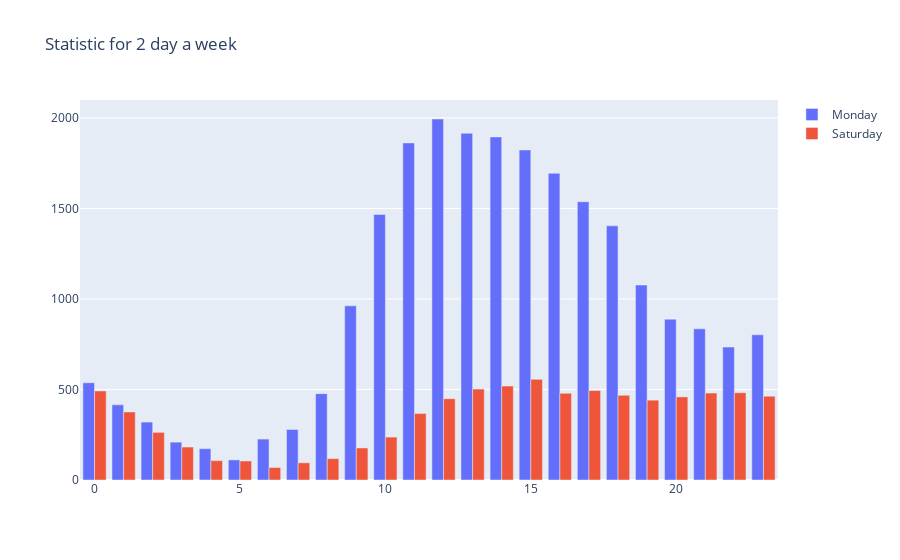

Notebook code for this chart:
### Markdown cell above
## 5\. Сравните субботы и понедельники

Правда ли, что по субботам авторы пишут в основном днём, а по понедельникам — в основном вечером?

### Code cell
monday = df[df.dayofweek == 1].groupby('hour')['post_id'].count()
saturday = df[df.dayofweek == 6].groupby('hour')['post_id'].count()

trace0 = go.Bar(x=monday.index, y=monday.values, name="Monday")
trace1 = go.Bar(x=saturday.index, y=saturday.values, name="Saturday")
data = [trace0, trace1]
layout = {"title": "Statistic for 2 day a week"}
fig = go.Figure(data=data, layout=layout)
iplot(fig, show_link=False)

### Figure 1 — Plotly figure (JSON) as saved in the notebook; plotly's stock layout.template omitted (floating-point values rounded to 4 significant figures)
{"data": [{"name": "Monday", "type": "bar", "x": [0, 1, 2, 3, 4, 5, 6, 7, 8, 9, 10, 11, 12, 13, 14, 15, 16, 17, 18, 19, 20, 21, 22, 23], "y": [537, 415, 320, 209, 173, 111, 226, 279, 477, 962, 1467, 1862, 1994, 1915, 1895, 1823, 1694, 1537, 1404, 1077, 888, 835, 734, 802]}, {"name": "Saturday", "type": "bar", "x": [0, 1, 2, 3, 4, 5, 6, 7, 8, 9, 10, 11, 12, 13, 14, 15, 16, 17, 18, 19, 20, 21, 22, 23], "y": [492, 376, 263, 182, 107, 105, 69, 95, 118, 177, 237, 367, 449, 502, 519, 556, 479, 494, 468, 441, 459, 480, 482, 463]}], "layout": {"title": {"text": "Statistic for 2 day a week"}}}
